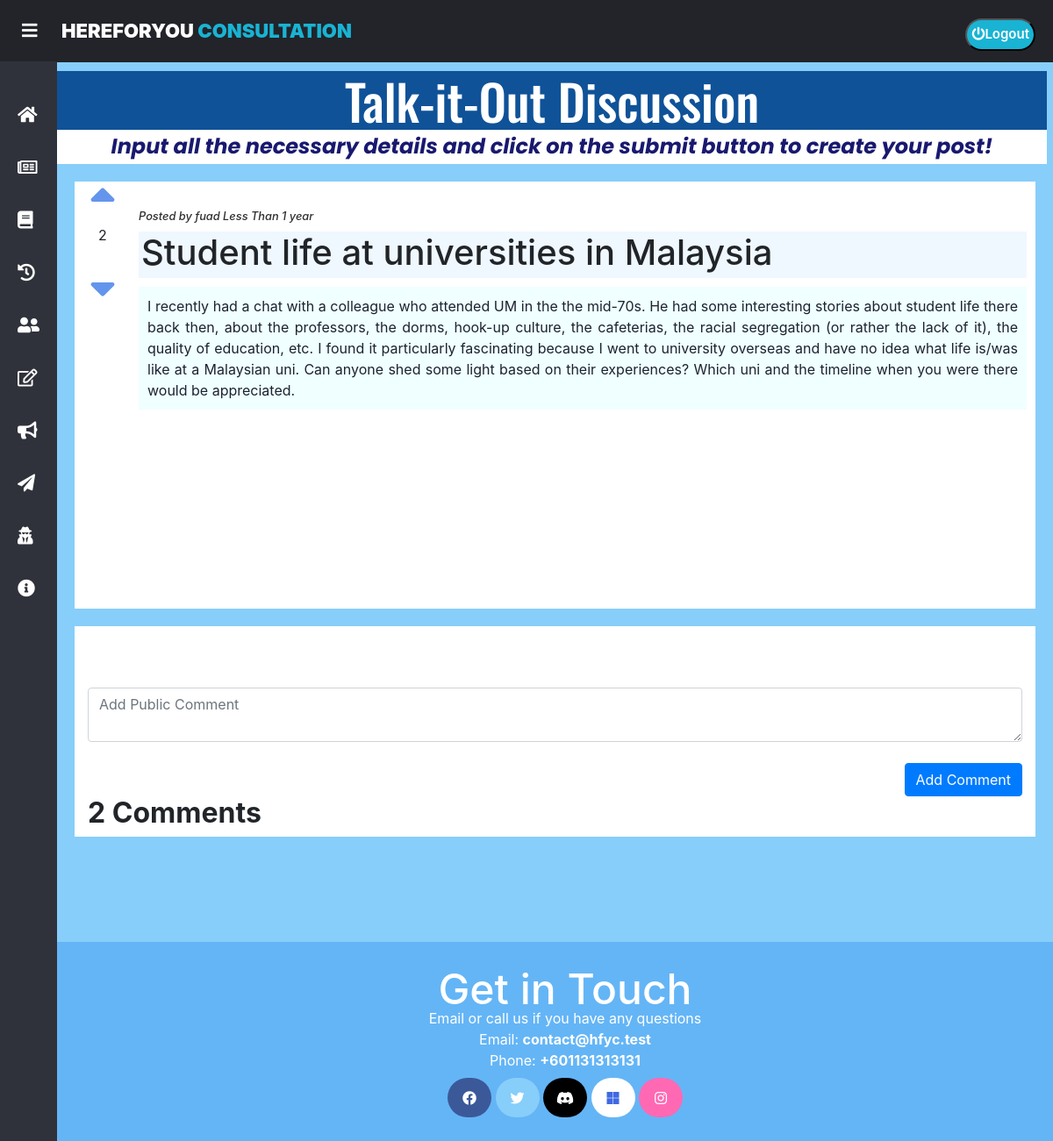
The page /hfyc/talk-it-out/postDiscussion/postdiscussion.php?id=10 (signed in) on the database its author committed.
### tables this page shows
CREATE TABLE IF NOT EXISTS `talk_it_out_post` (
  `Post_ID` int(10) NOT NULL AUTO_INCREMENT,
  `Post_Title` varchar(50) NOT NULL,
  `Post_Content` longtext NOT NULL,
  `Post_Date_Time` datetime NOT NULL,
  `UserID` int(20) NOT NULL,
  `Post_Upvote` int(255) NOT NULL,
  PRIMARY KEY (`Post_ID`)
);

CREATE TABLE IF NOT EXISTS `users` (
  `UserID` int(11) NOT NULL AUTO_INCREMENT,
  `Username` tinytext NOT NULL,
  `UserPassword` longtext NOT NULL,
  `UserRole` varchar(9) NOT NULL,
  `UserEmail` varchar(255) NOT NULL,
  PRIMARY KEY (`UserID`)
);

### hfyc/talk-it-out/postDiscussion/postdiscussion.php (the view, shortened to what this page needs)
<?php
$conn = new mysqli('localhost', 'root', '', 'hfyc_apu');
if (isset($_SESSION['id'])) {
    if (isset($_GET['id'])) {
        $sql = "SELECT Post_Upvote FROM talk_it_out_post WHERE Post_ID = " . $_GET['id'];
        $upvote = mysqli_fetch_assoc(mysqli_query($conn, $sql))['Post_Upvote'];
    }
} else {
    $role = "guests";
    $name = "Guest";
    $returnHome = "onclick = \"" . "location.href = '../../home/user/guesthomepage.php'\"";
}
$sqlNumComments = $conn->query("SELECT ID FROM `talk-it-out_comments` WHERE Post_ID = " . $_GET['id']);
$numComments = $sqlNumComments->num_rows;
?>
<!DOCTYPE html>
<html lang="en" dir="ltr">
<head>
    <link rel="stylesheet" href="postdiscussion.css">
    <link rel="stylesheet" href="https://use.fontawesome.com/releases/v5.8.1/css/all.css">
    <link rel="stylesheet" href="https://cdnjs.cloudflare.com/ajax/libs/font-awesome/5.12.1/css/all.min.css">
    <link rel="stylesheet" href="https://stackpath.bootstrapcdn.com/bootstrap/4.3.1/css/bootstrap.min.css">
</head>
<body>
    <header>
        <label for="check">
            <i class="fas fa-bars" id="sidebar_btn"></i>
        </label>
        <div class="left_area">
            <h3>HEREFORYOU <span>CONSULTATION</span></h3>
        </div>
        <div class="right_area">
            <?php
            if (isset($_SESSION['id'])) {
                echo '<form style="--i: 1.8s" action="../../m_connection/logout.con.php" method="post">
                        <button type="submit" name="logout-submit" class="logout_btn"><i class="fas fa-power-off"></i>Logout</button>';
            }
            ?>
            </form>
        </div>
    </header>
            <?php
            require '../../sidebar_template.php';
            ?>
    <div class="sidebar">
        <?php
        require '../../sidebar_template.php';
        ?>
    </div>
    <div class="content">
        <div class="page-msg">
            <h1>Talk-it-Out Discussion</h1>
            <h2>Input all the necessary details and click on the submit button to create your post!</h2>
        </div>
        <div class="op-post">
            <table class="table-post">
                <tr>
                    <td class="btn-vote">
                        <?php if (isset($_SESSION['id'])) echo '<button class="btn-upvote"><i class="fas fa-sort-up"></i></button>'; ?>
                        <?php if (isset($_SESSION['id'])) echo '<p class="displayUpvote">'; ?><?php if (isset($_SESSION['id'])) echo $upvote . " </p>"; ?>
                        <?php if (isset($_SESSION['id'])) echo '<button class="btn-downvote"><i class="fas fa-sort-down"></i></button>'; ?>
                    </td>
                    <td class="post">
                        <?php
                        if (isset($_GET['id'])) {
                            $sql = "SELECT * FROM talk_it_out_post WHERE Post_ID = " . $_GET['id'];
                            $result = mysqli_query($conn, $sql);
                            $row = mysqli_fetch_assoc($result);
                            $title = $row['Post_Title'];
                            $content = $row['Post_Content'];
                            $datetime = $row['Post_Date_Time'];
                            $userid = $row['UserID'];
                            $time = date("Y") - substr($datetime, 0, 4);
                            if ($time < 1) {
                                $year = " Less Than 1 year";
                            } else if ($time == 1) {
                                $year = "$time year ago";
                            } else {
                                $year = "$time years ago";
                            }
                            $sql = "SELECT Username FROM users WHERE UserID = " . $userid;
                            $result = mysqli_query($conn, $sql);
                            $username = mysqli_fetch_assoc($result)['Username'];
                            echo "<h4>Posted by $username $year</h4>
                            <h1>$title</h1>
                            <p>$content</p>";
                        } else {
                            echo "<h1>Nothing to Show!</h1>";
                        }
                        ?>
                    </td>
                </tr>
            </table>
        </div>
        <div class="comment-section">
            <div class="container" style="margin-top:50px;">
                <div class="row">
                    <div class="col-md-12">
                        <?php
                        if (isset($_SESSION['id']))
                            echo '<textarea class="form-control" id="mainComment" placeholder="Add Public Comment" cols="30" rows="2"></textarea><br>';
                        if (isset($_SESSION['id']))
                            echo '<button style="float:right" class="btn-primary btn" onclick="isReply = false;" id="addComment">Add Comment</button>';
                        ?>
                    </div>
                </div>
                <div class="row">
                    <div class="col-md-12">
                        <h2><b id="numComments"><?php echo $numComments ?> Comments</b></h2>
                    </div>
                </div>
            </div>
        </div>
    </div>
    <footer>
        <h3>Get in Touch</h3>
        <p>Email or call us if you have any questions</p>
        <p>Email: <strong>contact@hfyc.test</strong></p>
        <p>Phone:
            <strong>+601131313131</strong>
        </p>
        <p class="social-media">
            <a href="https://www.facebook.com/Here4U-Consultation-104752271688960"><i class="fab fa-facebook" onclick=""></i></a>
            <a href="https://twitter.com/Here4uC"><i class="fab fa-twitter"></i></a>
            <a href="https://discord.gg/8VDjdcyZDS"><i class="fab fa-discord"></i></a>
            <a href="https://tinyurl.com/2sueavzs"><i class="fab fa-microsoft"></i></a>
            <a href="https://www.instagram.com/here4u_consultation/"><i class="fab fa-instagram"></i></a>
        </p>
    </footer>
</body>
</html>

### hfyc/talk-it-out/postDiscussion/postdiscussion.css (style rules this page uses)
body { margin: 0; padding: 0; font-family: "Roboto", sans-serif; background-color: #64b5f6 !important; overflow-x: hidden; }
.page-msg { text-align: center; width: 103%; margin-top: 31px; margin-left: -20px; }
.page-msg h1 { margin: 0; margin-top: 10px; background: #0F5298; color: #fff; font-size: 3.5rem; font-family: 'Oswald', sans-serif; }
.page-msg h2 { margin: 0; margin-bottom: 10px; padding-top: 5px; padding-bottom: 5px; background: #fff; color: midnightblue; font-weight: bold; font-style: italic; font-size: 1.5rem; font-family: 'Poppins', sans-serif; }
header { z-index: 1; position: fixed; background: #22242A; padding: 20px; width: calc(100% - 0%); top: 0; height: 71px !important; }
.left_area { margin-top: -20px; }
.left_area h3 { color: #fff; margin: 0; text-transform: uppercase; font-size: 22px; font-weight: 900; margin-left: 50px; margin-top: 14px; }
.left_area span { color: #19B3D3; }
.logout_btn { padding: 5px; background: #19B3D3; text-decoration: none; float: right; margin-top: -43px !important; margin-right: 0px; border-radius: 2px; font-size: 15px; font-weight: 600; color: #fff; transition: 0.5s; transition-property: background; border-radius: 25px; }
.sidebar { z-index: 1; top: 0; background: #2f323a; margin-top: 70px; padding-top: 30px; position: fixed; left: 0; width: 250px; height: calc(105% - 9%) !important; transition: 0.5s; transition-property: left; overflow-y: auto; }
label #sidebar_btn { z-index: 1; color: #fff; position: fixed; cursor: pointer; left: 25px; font-size: 20px; margin: 5px 0; transition: 0.5s; transition-property: color; }
#check:checked~.sidebar { left: -185px; }
.content { width: (100% - 250px); margin-top: 30px; padding: 20px; padding-left: 25px; margin-left: 250px; background: lightskyblue; background-position: center; background-size: cover; height: auto; transition: 0.5s; }
#check:checked~.content { margin-left: 60px; }
.op-post { margin-top: 20px; padding-left: 10px; background-color: #fff; }
.btn-vote { padding-right: 10px; position: relative; padding-bottom: 350px; }
.btn-vote { text-align: center; }
.btn-upvote, .btn-downvote { border: none; background: #fff; text-align: center; }
.fa-sort-up, .fa-sort-down { font-size: 3rem; color: cornflowerblue; transition: 0.3s; cursor: pointer; }
.post { padding-left: 10px; padding-right: 10px; }
.post h4 { margin: 0; margin-top: 5px; font-size: 0.8rem; font-style: italic; color: #2e2e2e; }
.post h1 { font-size: 2.5rem; margin: 0; background: aliceblue; margin-top: 10px; padding-left: 3px; padding-bottom: 5px; }
.post p { margin: 0; margin-top: 10px; margin-bottom: 10px; line-height: 1.5; text-align: justify; padding: 10px; background: azure; color: #1c2331; }
.comment-section { margin-top: 20px; background: #fff; padding-top: 20px; margin-bottom: 100px; }
footer { text-align: center; padding: 0rem 0rem 2rem 5.5rem; margin: auto; color: #fff; line-height: 0.5; }
footer h3 { font-size: 3rem; margin-bottom: 0; margin-top: 25px; }
.social-media { margin-bottom: 0px; }
.fab { height: 30px; width: 50px; padding-top: 15px; border-radius: 50px; transition: 0.3s; box-sizing: content-box; }
.fa-facebook { background: #3B5998; color: white; }
.fa-twitter { background: lightskyblue; color: white; }
.fa-discord { background: black; color: #fff; }
.fa-microsoft { background: #fff; color: royalblue; }
.fa-instagram { background: hotpink; color: #fff; }

### rows shown on the page
talk_it_out_post: Post_Upvote "2", Post_Date_Time "Less Than 1 year", Post_Title "Student life at universities in Malaysia", Post_Content "I recently had a chat with a colleague who attended UM in the the mid-70s. He had some interesting stories about student life there back then, about the professors, the dorms, hook-up culture, the cafeterias, the racial segregation (or rather the lack of it), the quality of education, etc. I found it particularly fascinating because I went to university overseas and have no idea what life is/was like at a Malaysian uni. Can anyone shed some light based on their experiences? Which uni and the timeline when you were there would be appreciated."
users: Username "fuad"

### other values the page prints
$numComments "2"
